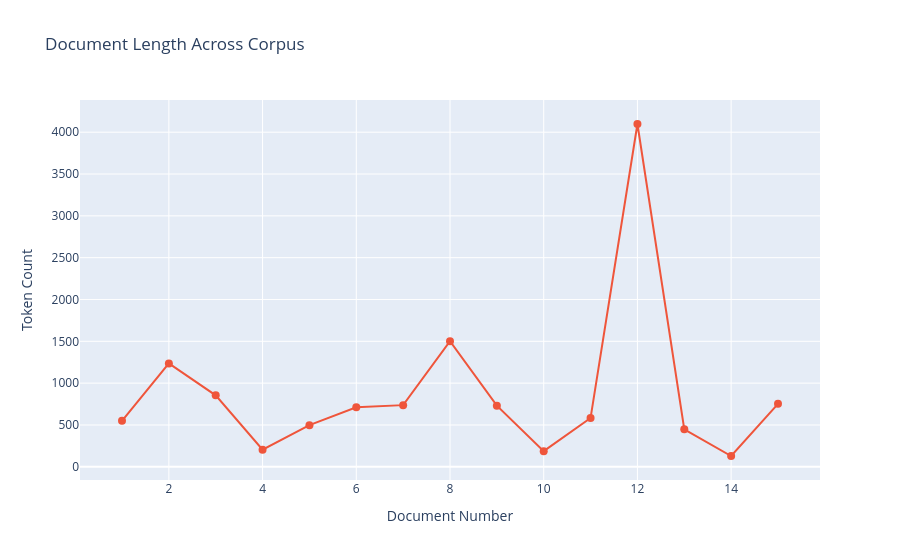

Notebook code for this chart:
### Code cell
# VISUALIZATION 4: Token Count Variation

# Ordering documents for visualization
df['Doc_Number'] = range(1, len(df) + 1)
df_sorted = df.sort_values('Doc_Number')

# Create line chart
fig4 = px.line(
    df_sorted,
    x='Doc_Number',
    y='Token_count',
    title='Document Length Across Corpus',
    labels={'Doc_Number': 'Document Number', 'Token_count': 'Token Count'},
    markers=True
)

fig4.update_traces(
    line=dict(color='#EF553B', width=2),
    marker=dict(size=8)
)

fig4.show()

### Figure 1 — Plotly figure (JSON) as saved in the notebook; plotly's stock layout.template omitted (floating-point values rounded to 4 significant figures)
{"data": [{"hovertemplate": "Document Number=%{x}<br>Token Count=%{y}<extra></extra>", "legendgroup": "", "line": {"color": "#EF553B", "dash": "solid", "width": 2}, "marker": {"size": 8, "symbol": "circle"}, "mode": "lines+markers", "name": "", "orientation": "v", "showlegend": false, "type": "scatter", "x": [1, 2, 3, 4, 5, 6, 7, 8, 9, 10, 11, 12, 13, 14, 15], "xaxis": "x", "y": [549, 1236, 854, 204, 498, 712, 737, 1502, 731, 187, 583, 4098, 448, 129, 753], "yaxis": "y"}], "layout": {"legend": {"tracegroupgap": 0}, "title": {"text": "Document Length Across Corpus"}, "xaxis": {"anchor": "y", "domain": [0, 1], "title": {"text": "Document Number"}}, "yaxis": {"anchor": "x", "domain": [0, 1], "title": {"text": "Token Count"}}}}
